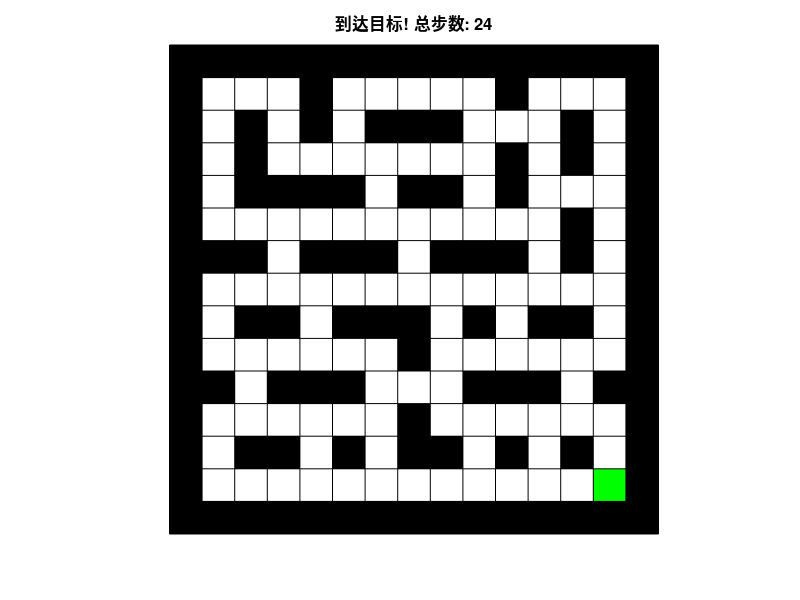
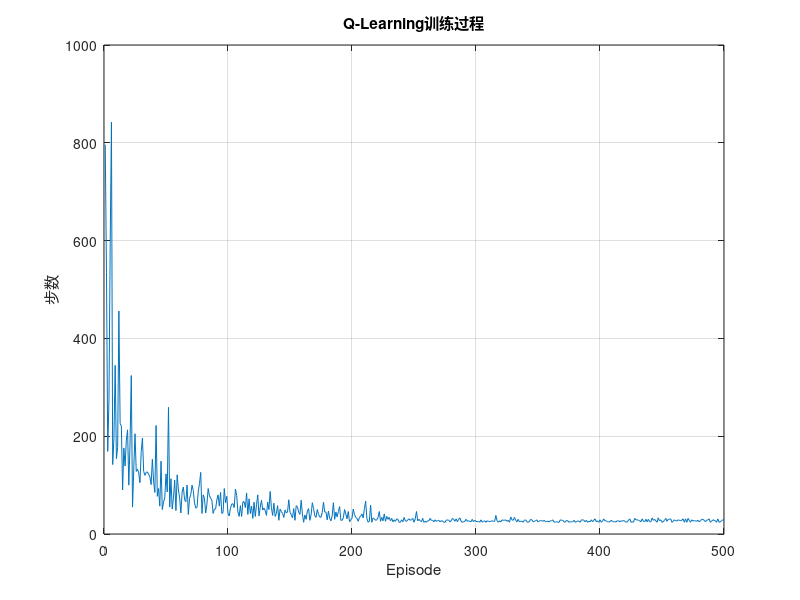

The MATLAB script that drew these images, in order:
function q_learning_main()
%% Q-Learning迷宫导航算法 - MATLAB版本
% 原始Python版本作者主页: https://blog.csdn.net/HYY_2000
% 转换为MATLAB版本

clear all;
close all;
clc;

%% 参数设置
episodes = 500;       % 迭代次数
epsilon = 0.1;        % 随机探索率
learning_rate = 0.1;  % 学习率
discount_factor = 0.9; % 折扣因子

%% 迷宫设置
% 15 x 15 迷宫 (1表示墙壁，0表示可通行)
maze = [
    1, 1, 1, 1, 1, 1, 1, 1, 1, 1, 1, 1, 1, 1, 1;
    1, 0, 0, 0, 1, 0, 0, 0, 0, 0, 1, 0, 0, 0, 1;
    1, 0, 1, 0, 1, 0, 1, 1, 1, 0, 0, 0, 1, 0, 1;
    1, 0, 1, 0, 0, 0, 0, 0, 0, 0, 1, 0, 1, 0, 1;
    1, 0, 1, 1, 1, 1, 0, 1, 1, 0, 1, 0, 0, 0, 1;
    1, 0, 0, 0, 0, 0, 0, 0, 0, 0, 0, 0, 1, 0, 1;
    1, 1, 1, 0, 1, 1, 1, 0, 1, 1, 1, 0, 1, 0, 1;
    1, 0, 0, 0, 0, 0, 0, 0, 0, 0, 0, 0, 0, 0, 1;
    1, 0, 1, 1, 0, 1, 1, 1, 0, 1, 0, 1, 1, 0, 1;
    1, 0, 0, 0, 0, 0, 0, 1, 0, 0, 0, 0, 0, 0, 1;
    1, 1, 0, 1, 1, 1, 0, 0, 0, 1, 1, 1, 0, 1, 1;
    1, 0, 0, 0, 0, 0, 0, 1, 0, 0, 0, 0, 0, 0, 1;
    1, 0, 1, 1, 0, 1, 0, 1, 1, 0, 1, 0, 1, 0, 1;
    1, 0, 0, 0, 0, 0, 0, 0, 0, 0, 0, 0, 0, 0, 1;
    1, 1, 1, 1, 1, 1, 1, 1, 1, 1, 1, 1, 1, 1, 1
];

% 迷宫尺寸
[maze_height, maze_width] = size(maze);

% 起始和结束位置
init_position = [2, 2];
end_position = [maze_height-1, maze_width-1];

%% Agent初始化
agent.state = init_position;
agent.actions = [1, 2, 3, 4]; % 1:上, 2:下, 3:左, 4:右

%% 初始化Q值表
Q_table = zeros(maze_height, maze_width, 4);

%% 主程序
fprintf('   Q-Learning 静态迷宫导航算法\n');

% 显示初始迷宫
visualize_maze(init_position, '初始状态', maze, end_position);

%% ==================== Q-Learning训练 ====================
fprintf('开始Q-Learning训练...\n');

% 记录训练过程
steps_history = zeros(episodes, 1);

for episode = 1:episodes
    agent.state = init_position;
    steps = 0;
    
    while ~isequal(agent.state, end_position)
        % 选择动作 (ε-贪婪策略)
        if rand() < epsilon
            action = randi(4);  % 随机探索
        else
            [~, action] = max(Q_table(agent.state(1), agent.state(2), :));  % 利用
        end
        
        % 计算新位置
        new_state = get_next_position(agent.state, action, maze_height, maze_width);
        
        % 计算奖励
        if maze(new_state(1), new_state(2)) == 1
            reward = -10; % 撞墙惩罚
            new_state = agent.state; % 撞墙后保持原位
        elseif isequal(new_state, end_position)
            reward = 100; % 到达终点奖励
        else
            reward = -1; % 正常移动
        end 
       % Q值更新 (Bellman方程)
       % 获取当前位置执行该动作的旧Q值
        current_q = Q_table(agent.state(1), agent.state(2), action);
        % 未来能获得的最大受益
        max_future_q = max(Q_table(new_state(1), new_state(2), :));
        % 计算新的Q值，基于前面的Q值
        new_q = current_q + learning_rate * (reward + discount_factor * max_future_q - current_q);
        % 更新Q表
        Q_table(agent.state(1), agent.state(2), action) = new_q;
        % 更新状态
        agent.state = new_state;
        steps = steps + 1;
        % 防止无限循环
        if steps > 1000
            break;
        end
    end
    
    steps_history(episode) = steps;
    
    % 输出训练进度
    if mod(episode, 100) == 0
        avg_steps = mean(steps_history(max(1,episode-99):episode));
        fprintf('Episode %d: 步数=%d, 最近100轮平均=%.1f\n', episode, steps, avg_steps);
    end
end

% 显示训练曲线
figure(2);
plot(steps_history);
xlabel('Episode');
ylabel('步数');
title('Q-Learning训练过程');
grid on;

fprintf('\n训练完成!\n');

%% ==================== 运行最优路径 ====================
run_optimal_path(agent, Q_table, init_position, end_position, maze, maze_height, maze_width);

%% ==================== 显示路径上的Q值 ====================
show_path_q_values(Q_table, init_position, end_position, maze, maze_height, maze_width);

fprintf('\n程序结束。\n');

end

%% ==================== 运行最优路径 ====================
function run_optimal_path(agent, Q_table, init_position, end_position, maze, maze_height, maze_width)
    fprintf('\n开始运行最优路径...\n');
    
    agent.state = init_position;
    step_count = 0;
    path = {};
    max_steps = 200;
    
    % 记录访问过的位置（避免循环）
    visited = zeros(maze_height, maze_width);
    
    while ~isequal(agent.state, end_position) && step_count < max_steps
        visited(agent.state(1), agent.state(2)) = visited(agent.state(1), agent.state(2)) + 1;
        
        % 根据Q值选择最优动作
        action = choose_best_action(agent.state, Q_table, maze, maze_height, maze_width, visited);
        
        % 更新位置
        new_state = get_next_position(agent.state, action, maze_height, maze_width);
        
        % 检查是否撞墙
        if maze(new_state(1), new_state(2)) == 1
            new_state = agent.state;
        end
        
        % 记录路径
        path{end+1} = get_direction_name(action);
        step_count = step_count + 1;
        
        % 可视化
        title_str = sprintf('步骤 %d: 向%s移动', step_count, get_direction_name(action));
        visualize_maze(new_state, title_str, maze, end_position);
        pause(0.3);
        
        agent.state = new_state;
    end
    
    % 显示结果
    if isequal(agent.state, end_position)
        visualize_maze(agent.state, sprintf('到达目标! 总步数: %d', step_count), maze, end_position);
        fprintf('最优路径 (%d 步): ', step_count);
    else
        visualize_maze(agent.state, sprintf('未到达目标! 步数: %d', step_count), maze, end_position);
        fprintf('路径 (%d 步，未到达终点): ', step_count);
    end
    
    for i = 1:length(path)
        fprintf('%s ', path{i});
    end
    fprintf('\n');
end

%% ==================== 显示路径上Q值 ====================
function show_path_q_values(Q_table, init_position, end_position, maze, maze_height, maze_width)
    fprintf('\n╔══════════════════════════════════════════════════════════════════════════════╗\n');
    fprintf('║                    最优路径上每一步的Q值详情                                  ║\n');
    fprintf('╚══════════════════════════════════════════════════════════════════════════════╝\n\n');
    
    state = init_position;
    step = 0;
    visited = zeros(maze_height, maze_width);
    action_names = {'上', '下', '左', '右'};
    
    fprintf('步骤  当前位置   Q(上)      Q(下)      Q(左)      Q(右)     选择动作   下一位置\n');
    fprintf('─────────────────────────────────────────────────────────────────────────────────\n');
    
    while ~isequal(state, end_position) && step < 50
        visited(state(1), state(2)) = visited(state(1), state(2)) + 1;
        
        % 获取Q值
        q_vals = squeeze(Q_table(state(1), state(2), :));
        
        % 选择最优动作
        action = choose_best_action(state, Q_table, maze, maze_height, maze_width, visited);
        
        % 计算下一位置
        new_state = get_next_position(state, action, maze_height, maze_width);
        if maze(new_state(1), new_state(2)) == 1
            new_state = state;
        end
        
        step = step + 1;
        
        % 标记被选中的Q值
        q_strs = cell(1, 4);
        for a = 1:4
            if a == action
                q_strs{a} = sprintf('[%6.2f]', q_vals(a));  % 方括号标记选中的
            else
                q_strs{a} = sprintf(' %6.2f ', q_vals(a));
            end
        end
        
        fprintf(' %2d    (%2d,%2d)  %s  %s  %s  %s   → %s    (%2d,%2d)\n', ...
            step, state(1), state(2), ...
            q_strs{1}, q_strs{2}, q_strs{3}, q_strs{4}, ...
            action_names{action}, new_state(1), new_state(2));
        
        state = new_state;
    end
    
    fprintf('─────────────────────────────────────────────────────────────────────────────────\n');
    fprintf('\n★ 方括号 [ ] 表示被选中的动作（Q值最大的方向）\n');
    fprintf('★ Q值越大 = AI越认为这个方向好\n');
    fprintf('★ 每一步都选Q值最大的方向 → 形成最优路径\n');
end

%% ==================== 选择最优动作（避免循环） ====================
function action = choose_best_action(state, Q_table, maze, maze_height, maze_width, visited)
    q_values = squeeze(Q_table(state(1), state(2), :));
    
    % 对访问过的位置进行惩罚
    directions = [-1,0; 1,0; 0,-1; 0,1];
    adjusted_q = q_values;
    
    for a = 1:4
        next_pos = state + directions(a,:);
        next_pos = max(min(next_pos, [maze_height, maze_width]), [1, 1]);
        
        if maze(next_pos(1), next_pos(2)) == 0
            % 访问次数越多，惩罚越大
            adjusted_q(a) = adjusted_q(a) - visited(next_pos(1), next_pos(2)) * 10;
        else
            adjusted_q(a) = -inf;  % 墙壁
        end
    end
    
    [~, action] = max(adjusted_q);
end

%% ==================== 辅助函数 ====================
function new_state = get_next_position(current_state, action, maze_height, maze_width)
    row = current_state(1);
    col = current_state(2);
    
    switch action
        case 1, row = max(row - 1, 1);           % 上
        case 2, row = min(row + 1, maze_height); % 下
        case 3, col = max(col - 1, 1);           % 左
        case 4, col = min(col + 1, maze_width);  % 右
    end
    
    new_state = [row, col];
end

function direction = get_direction_name(action)
    directions = {'上', '下', '左', '右'};
    direction = directions{action};
end

%% ==================== 可视化迷宫 ====================
function visualize_maze(agent_pos, title_str, maze, end_position)
    figure(1);
    clf;
    
    [m, n] = size(maze);
    img = ones(m, n, 3);
    
    for i = 1:m
        for j = 1:n
            if maze(i,j) == 1
                img(i,j,:) = [0, 0, 0];  % 墙壁 = 黑色
            else
                img(i,j,:) = [1, 1, 1];  % 通道 = 白色
            end
        end
    end
    
    img(end_position(1), end_position(2), :) = [1, 0, 0];  % 目标 = 红色
    img(agent_pos(1), agent_pos(2), :) = [0, 1, 0];        % 智能体 = 绿色
    
    imshow(img, 'InitialMagnification', 'fit');
    axis equal tight;
    title(title_str, 'FontSize', 12);
    
    % 添加网格
    hold on;
    for i = 0.5:1:m+0.5
        plot([0.5, n+0.5], [i, i], 'k-', 'LineWidth', 0.5);
    end
    for j = 0.5:1:n+0.5
        plot([j, j], [0.5, m+0.5], 'k-', 'LineWidth', 0.5);
    end
    hold off;
    
    drawnow;
end
